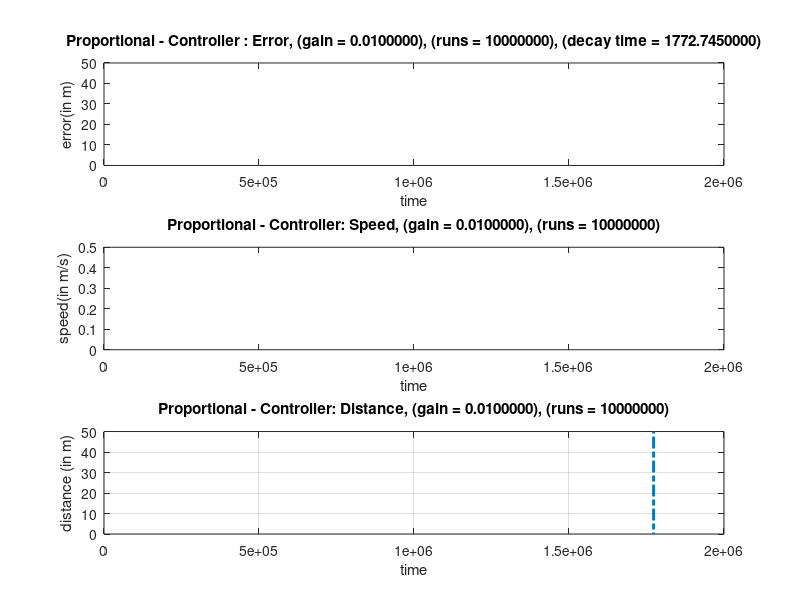

Reproduce this figure in MATLAB.

clc;
clear;

runs = 10000000; %no of desired runs

target = 50;
curr_pos = 0;
speed = 0;
gain = 0.01; % Adjust this to different gain values
del_t = 0.001; % delta time, that is observations are made for every 0.001th sec

count = 1;

tolerance = 10^-6; 

error = target - curr_pos;
error_vals = zeros(1,runs);
speed_vals = zeros(1,runs);
distance_vals = zeros(1, runs);

while count <= runs & error >= tolerance
    speed = gain * error;
    curr_pos = curr_pos + speed * del_t;
    error = target - curr_pos;

    error_vals(count) = error;
    speed_vals(count) = speed;
    distance_vals(count) = curr_pos;

    count = count + 1;
end

decay_time = (count-1) * del_t;

time = 1:1:count;
figure(1);

subplot(3,1,1);
plot(time, error_vals(1:count), 'LineStyle','-', 'LineWidth', 2); 
ylabel('error(in m)');
xlabel('time');
title(sprintf("Proportional - Controller : Error, (gain = %.7f), (runs = %d), (decay time = %.7f)", gain, runs, decay_time));

subplot(3,1,2);
plot(time, speed_vals(1:count), 'LineStyle',':', 'LineWidth', 2);
title(sprintf("Proportional - Controller: Speed, (gain = %.7f), (runs = %d)", gain, runs));
ylabel('speed(in m/s)');
xlabel('time');

subplot(3,1,3);
plot(time, distance_vals(1:count), 'LineStyle','-.', 'LineWidth', 2);
title(sprintf("Proportional - Controller: Distance, (gain = %.7f), (runs = %d)", gain, runs));
ylabel('distance (in m)');
xlabel('time');

grid on;

